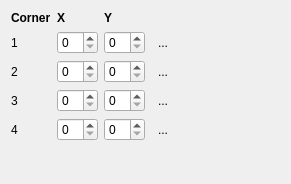
<?xml version="1.0" encoding="UTF-8"?>
<ui version="4.0">
 <class>CornersWidget_UI</class>
 <widget class="QWidget" name="CornersWidget_UI">
  <property name="geometry">
   <rect>
    <x>0</x>
    <y>0</y>
    <width>291</width>
    <height>184</height>
   </rect>
  </property>
  <property name="windowTitle">
   <string>Form</string>
  </property>
  <layout class="QGridLayout" name="gridLayout">
   <item row="0" column="0">
    <widget class="QLabel" name="label">
     <property name="font">
      <font>
       <weight>75</weight>
       <bold>true</bold>
      </font>
     </property>
     <property name="text">
      <string>Corner</string>
     </property>
    </widget>
   </item>
   <item row="0" column="1">
    <widget class="QLabel" name="label_2">
     <property name="font">
      <font>
       <weight>75</weight>
       <bold>true</bold>
      </font>
     </property>
     <property name="text">
      <string>X</string>
     </property>
    </widget>
   </item>
   <item row="0" column="2">
    <widget class="QLabel" name="label_3">
     <property name="font">
      <font>
       <weight>75</weight>
       <bold>true</bold>
      </font>
     </property>
     <property name="text">
      <string>Y</string>
     </property>
    </widget>
   </item>
   <item row="1" column="0">
    <widget class="QLabel" name="label_4">
     <property name="text">
      <string>1</string>
     </property>
    </widget>
   </item>
   <item row="1" column="1">
    <widget class="QSpinBox" name="spinX1"/>
   </item>
   <item row="1" column="2">
    <widget class="QSpinBox" name="spinY1"/>
   </item>
   <item row="2" column="1">
    <widget class="QSpinBox" name="spinX2"/>
   </item>
   <item row="3" column="1">
    <widget class="QSpinBox" name="spinX3"/>
   </item>
   <item row="4" column="1">
    <widget class="QSpinBox" name="spinX4"/>
   </item>
   <item row="2" column="2">
    <widget class="QSpinBox" name="spinY2"/>
   </item>
   <item row="3" column="2">
    <widget class="QSpinBox" name="spinY3"/>
   </item>
   <item row="4" column="2">
    <widget class="QSpinBox" name="spinY4"/>
   </item>
   <item row="2" column="0">
    <widget class="QLabel" name="label_5">
     <property name="text">
      <string>2</string>
     </property>
    </widget>
   </item>
   <item row="3" column="0">
    <widget class="QLabel" name="label_6">
     <property name="text">
      <string>3</string>
     </property>
    </widget>
   </item>
   <item row="4" column="0">
    <widget class="QLabel" name="label_7">
     <property name="text">
      <string>4</string>
     </property>
    </widget>
   </item>
   <item row="1" column="3">
    <widget class="QToolButton" name="toolReset1">
     <property name="text">
      <string>...</string>
     </property>
     <property name="autoRaise">
      <bool>true</bool>
     </property>
    </widget>
   </item>
   <item row="2" column="3">
    <widget class="QToolButton" name="toolReset2">
     <property name="text">
      <string>...</string>
     </property>
     <property name="autoRaise">
      <bool>true</bool>
     </property>
    </widget>
   </item>
   <item row="3" column="3">
    <widget class="QToolButton" name="toolReset3">
     <property name="text">
      <string>...</string>
     </property>
     <property name="autoRaise">
      <bool>true</bool>
     </property>
    </widget>
   </item>
   <item row="4" column="3">
    <widget class="QToolButton" name="toolReset4">
     <property name="text">
      <string>...</string>
     </property>
     <property name="autoRaise">
      <bool>true</bool>
     </property>
    </widget>
   </item>
   <item row="5" column="0" colspan="7">
    <widget class="QFrame" name="frameConfig">
     <property name="frameShape">
      <enum>QFrame::NoFrame</enum>
     </property>
     <property name="frameShadow">
      <enum>QFrame::Plain</enum>
     </property>
    </widget>
   </item>
   <item row="6" column="0" colspan="7">
    <spacer name="verticalSpacer">
     <property name="orientation">
      <enum>Qt::Vertical</enum>
     </property>
     <property name="sizeHint" stdset="0">
      <size>
       <width>20</width>
       <height>40</height>
      </size>
     </property>
    </spacer>
   </item>
   <item row="0" column="4" rowspan="4" colspan="3">
    <spacer name="horizontalSpacer">
     <property name="orientation">
      <enum>Qt::Horizontal</enum>
     </property>
     <property name="sizeHint" stdset="0">
      <size>
       <width>40</width>
       <height>20</height>
      </size>
     </property>
    </spacer>
   </item>
   <item row="4" column="6">
    <spacer name="horizontalSpacer_2">
     <property name="orientation">
      <enum>Qt::Horizontal</enum>
     </property>
     <property name="sizeHint" stdset="0">
      <size>
       <width>40</width>
       <height>20</height>
      </size>
     </property>
    </spacer>
   </item>
   <item row="4" column="5">
    <widget class="QWidget" name="widgetConfigButton" native="true"/>
   </item>
  </layout>
 </widget>
 <resources/>
 <connections/>
</ui>
